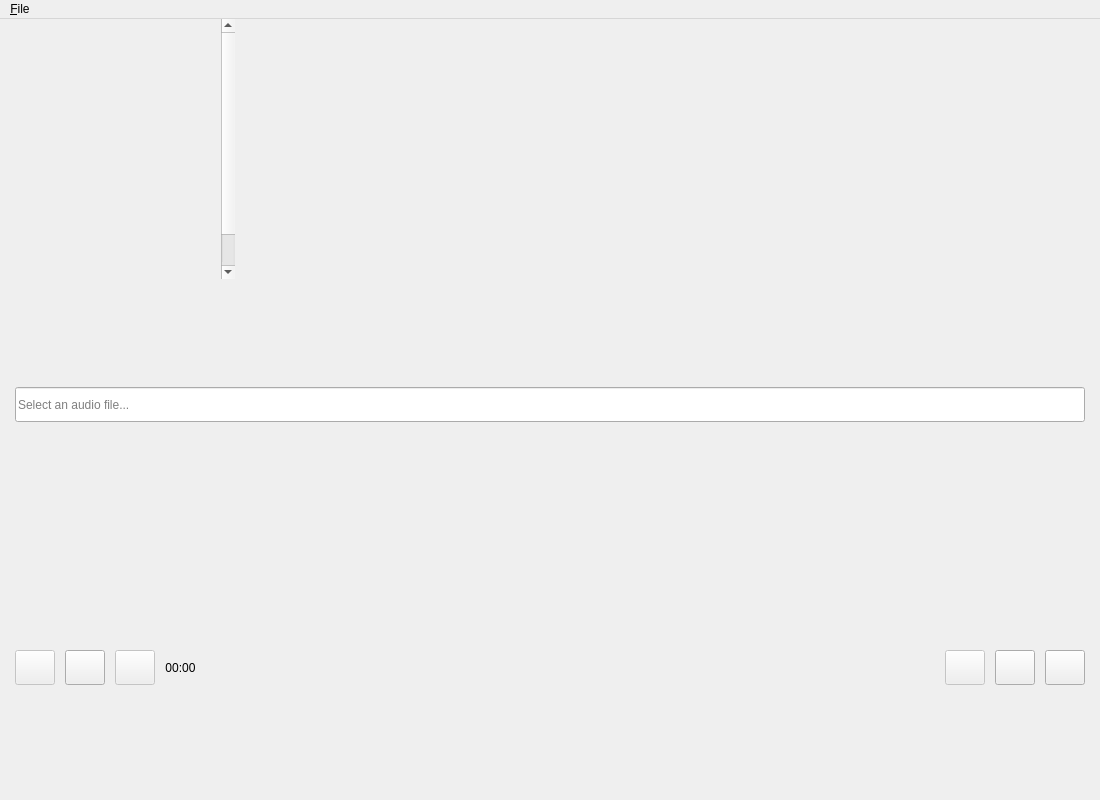
<?xml version="1.0" encoding="UTF-8"?>
<ui version="4.0">
 <class>MainWindow</class>
 <widget class="QMainWindow" name="MainWindow">
  <property name="geometry">
   <rect>
    <x>0</x>
    <y>0</y>
    <width>1100</width>
    <height>800</height>
   </rect>
  </property>
  <property name="minimumSize">
   <size>
    <width>900</width>
    <height>700</height>
   </size>
  </property>
  <property name="windowTitle">
   <string>Audio Transcriber</string>
  </property>
  <widget class="QWidget" name="centralwidget">
   <layout class="QVBoxLayout" name="main_layout">
    <property name="spacing">
     <number>0</number>
    </property>
    <property name="leftMargin">
     <number>0</number>
    </property>
    <property name="topMargin">
     <number>0</number>
    </property>
    <property name="rightMargin">
     <number>0</number>
    </property>
    <property name="bottomMargin">
     <number>0</number>
    </property>
    <item>
     <widget class="QSplitter" name="main_splitter">
      <property name="orientation">
       <enum>Qt::Horizontal</enum>
      </property>
      <property name="handleWidth">
       <number>0</number>
      </property>
      <widget class="QWidget" name="waveform_container">
       <layout class="QVBoxLayout" name="waveform_layout">
        <property name="spacing">
         <number>0</number>
        </property>
        <property name="leftMargin">
         <number>0</number>
        </property>
        <property name="topMargin">
         <number>0</number>
        </property>
        <property name="rightMargin">
         <number>0</number>
        </property>
        <property name="bottomMargin">
         <number>0</number>
        </property>
        <item>
         <widget class="QScrollArea" name="scroll_area">
          <property name="frameShape">
           <enum>QFrame::NoFrame</enum>
          </property>
          <property name="horizontalScrollBarPolicy">
           <enum>Qt::ScrollBarAsNeeded</enum>
          </property>
          <property name="verticalScrollBarPolicy">
           <enum>Qt::ScrollBarAsNeeded</enum>
          </property>
          <property name="widgetResizable">
           <bool>true</bool>
          </property>
          <widget class="QWidget" name="waveform_widget">
           <property name="geometry">
            <rect>
             <x>0</x>
             <y>0</y>
             <width>69</width>
             <height>69</height>
            </rect>
           </property>
           <property name="minimumSize">
            <size>
             <width>0</width>
             <height>300</height>
            </size>
           </property>
           <property name="sizePolicy">
            <sizepolicy hsizetype="Expanding" vsizetype="Expanding">
             <horstretch>0</horstretch>
             <verstretch>0</verstretch>
            </sizepolicy>
           </property>
          </widget>
         </widget>
        </item>
       </layout>
      </widget>
      <widget class="QWidget" name="sidebar_manager">
       <property name="minimumSize">
        <size>
         <width>250</width>
         <height>0</height>
        </size>
       </property>
      </widget>
     </widget>
    </item>
    <item>
     <widget class="QWidget" name="file_container">
      <layout class="QVBoxLayout" name="file_container_layout">
       <property name="spacing">
        <number>0</number>
       </property>
       <property name="leftMargin">
        <number>15</number>
       </property>
       <property name="topMargin">
        <number>0</number>
       </property>
       <property name="rightMargin">
        <number>15</number>
       </property>
       <property name="bottomMargin">
        <number>10</number>
       </property>
       <item>
        <layout class="QHBoxLayout" name="file_layout">
         <item>
          <widget class="QLineEdit" name="file_path_edit">
           <property name="maximumSize">
            <size>
             <width>16777215</width>
             <height>35</height>
            </size>
           </property>
           <property name="readOnly">
            <bool>true</bool>
           </property>
           <property name="placeholderText">
            <string>Select an audio file...</string>
           </property>
          </widget>
         </item>
        </layout>
       </item>
      </layout>
     </widget>
    </item>
    <item>
     <widget class="QWidget" name="controls_container">
      <layout class="QVBoxLayout" name="controls_container_layout">
       <property name="spacing">
        <number>0</number>
       </property>
       <property name="leftMargin">
        <number>15</number>
       </property>
       <property name="topMargin">
        <number>10</number>
       </property>
       <property name="rightMargin">
        <number>15</number>
       </property>
       <property name="bottomMargin">
        <number>15</number>
       </property>
       <item>
        <layout class="QHBoxLayout" name="controls_layout">
         <property name="spacing">
          <number>10</number>
         </property>
         <item>
          <widget class="QPushButton" name="transcribe_button">
           <property name="maximumSize">
            <size>
             <width>16777215</width>
             <height>35</height>
            </size>
           </property>
           <property name="enabled">
            <bool>false</bool>
           </property>
           <property name="toolTip">
            <string>Transcribe Audio</string>
           </property>
           <property name="text">
            <string/>
           </property>
          </widget>
         </item>
         <item>
          <widget class="QPushButton" name="browse_button">
           <property name="maximumSize">
            <size>
             <width>16777215</width>
             <height>35</height>
            </size>
           </property>
           <property name="toolTip">
            <string>Browse for Audio File</string>
           </property>
           <property name="text">
            <string/>
           </property>
          </widget>
         </item>
         <item>
          <widget class="QPushButton" name="play_pause_button">
           <property name="maximumSize">
            <size>
             <width>16777215</width>
             <height>35</height>
            </size>
           </property>
           <property name="enabled">
            <bool>false</bool>
           </property>
           <property name="toolTip">
            <string>Play/Pause Audio (Spacebar)</string>
           </property>
           <property name="text">
            <string/>
           </property>
          </widget>
         </item>
         <item>
          <widget class="QLabel" name="time_label">
           <property name="maximumSize">
            <size>
             <width>16777215</width>
             <height>35</height>
            </size>
           </property>
           <property name="text">
            <string>00:00</string>
           </property>
           <property name="alignment">
            <set>Qt::AlignCenter</set>
           </property>
          </widget>
         </item>
         <item>
          <spacer name="horizontal_spacer">
           <property name="orientation">
            <enum>Qt::Horizontal</enum>
           </property>
           <property name="sizeHint" stdset="0">
            <size>
             <width>40</width>
             <height>20</height>
            </size>
           </property>
          </spacer>
         </item>
         <item>
          <widget class="QPushButton" name="copy_button">
           <property name="maximumSize">
            <size>
             <width>16777215</width>
             <height>35</height>
            </size>
           </property>
           <property name="enabled">
            <bool>false</bool>
           </property>
           <property name="toolTip">
            <string>Copy Transcription</string>
           </property>
           <property name="text">
            <string/>
           </property>
          </widget>
         </item>
         <item>
          <widget class="QPushButton" name="plus_button">
           <property name="maximumSize">
            <size>
             <width>16777215</width>
             <height>35</height>
            </size>
           </property>
           <property name="toolTip">
            <string>Add Note</string>
           </property>
           <property name="text">
            <string/>
           </property>
          </widget>
         </item>
         <item>
          <widget class="QPushButton" name="clear_button">
           <property name="maximumSize">
            <size>
             <width>16777215</width>
             <height>35</height>
            </size>
           </property>
           <property name="toolTip">
            <string>Clear All</string>
           </property>
           <property name="text">
            <string/>
           </property>
          </widget>
         </item>
        </layout>
       </item>
      </layout>
     </widget>
    </item>
   </layout>
  </widget>
  <widget class="QMenuBar" name="menubar">
   <property name="geometry">
    <rect>
     <x>0</x>
     <y>0</y>
     <width>1100</width>
     <height>24</height>
    </rect>
   </property>
   <widget class="QMenu" name="menu_file">
    <property name="title">
     <string>&amp;File</string>
    </property>
    <addaction name="action_open_project"/>
    <addaction name="action_save"/>
    <addaction name="action_save_as"/>
    <addaction name="separator"/>
    <addaction name="action_exit"/>
   </widget>
   <addaction name="menu_file"/>
  </widget>
  <action name="action_open_project">
   <property name="text">
    <string>Open Project...</string>
   </property>
  </action>
  <action name="action_save">
   <property name="text">
    <string>Save</string>
   </property>
  </action>
  <action name="action_save_as">
   <property name="text">
    <string>Save As...</string>
   </property>
  </action>
  <action name="action_exit">
   <property name="text">
    <string>Exit</string>
   </property>
  </action>
 </widget>
 <resources/>
 <connections/>
</ui>
